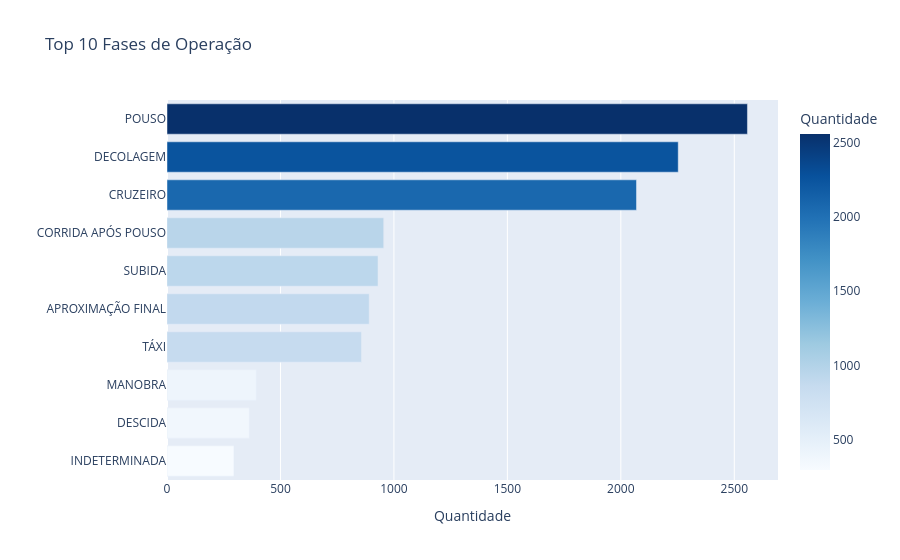
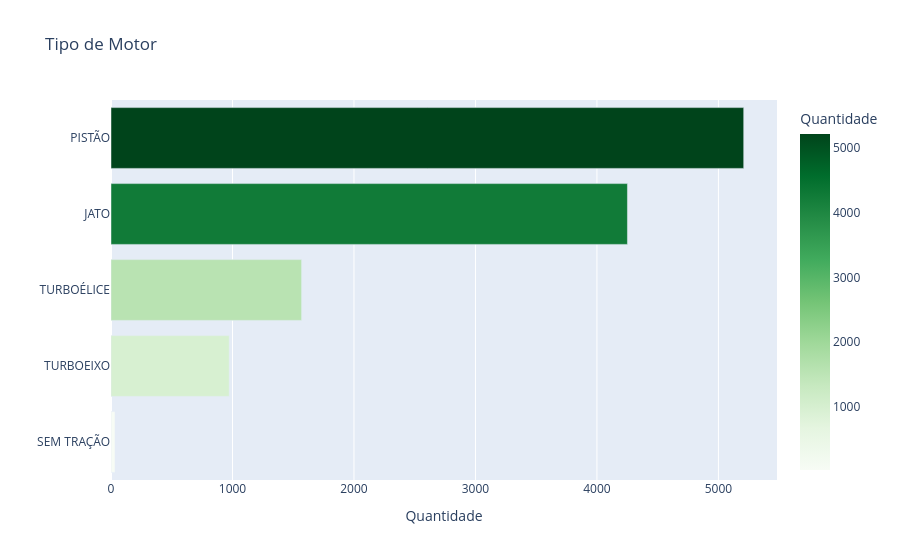
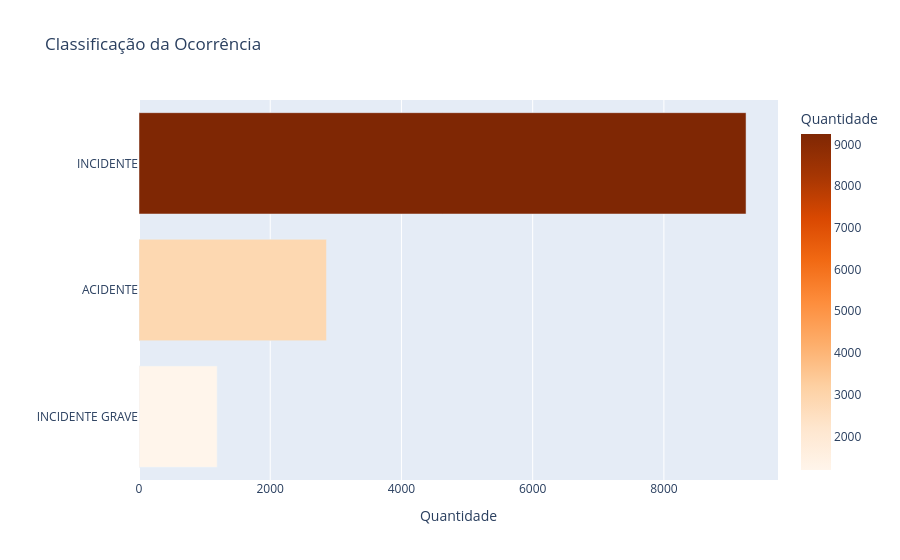

Notebook code for these charts, in order:
### Markdown cell above
### 3.5 — Análise das Features Candidatas

Features com alto percentual de ausentes (> 30–40%), alta cardinalidade ou geradas como consequência da ocorrência são excluídas — as últimas por configurarem leakage (Seção 4.1).

A seleção foi orientada por dois critérios: **cobertura** (proporção de registros não nulos) e **precedência temporal** — a variável deve existir antes da ocorrência, evitando *data leakage* [4].

### Code cell
fase_counts = df['aeronave_fase_operacao'].value_counts().head(10).reset_index()
fase_counts.columns = ['fase', 'count']

motor_counts = df['aeronave_motor_tipo'].value_counts().head(8).reset_index()
motor_counts.columns = ['motor', 'count']

class_counts = df['ocorrencia_classificacao'].value_counts().reset_index()
class_counts.columns = ['classificacao', 'count']

fig1 = px.bar(
    fase_counts, x='count', y='fase', orientation='h',
    title='Top 10 Fases de Operação',
    labels={'count': 'Quantidade', 'fase': ''},
    color='count', color_continuous_scale='Blues'
)
fig1.update_layout(yaxis=dict(autorange='reversed'))
fig1.show()

fig2 = px.bar(
    motor_counts, x='count', y='motor', orientation='h',
    title='Tipo de Motor',
    labels={'count': 'Quantidade', 'motor': ''},
    color='count', color_continuous_scale='Greens'
)
fig2.update_layout(yaxis=dict(autorange='reversed'))
fig2.show()

fig3 = px.bar(
    class_counts, x='count', y='classificacao', orientation='h',
    title='Classificação da Ocorrência',
    labels={'count': 'Quantidade', 'classificacao': ''},
    color='count', color_continuous_scale='Oranges'
)
fig3.update_layout(yaxis=dict(autorange='reversed'))
fig3.show()

### Figure 1 — Plotly figure (JSON) as saved in the notebook; plotly's stock layout.template omitted (floating-point values rounded to 4 significant figures)
{"data": [{"hovertemplate": "Quantidade=%{marker.color}<br>=%{y}<extra></extra>", "legendgroup": "", "marker": {"color": [2558, 2253, 2069, 955, 930, 891, 857, 394, 363, 295], "coloraxis": "coloraxis", "pattern": {"shape": ""}}, "name": "", "orientation": "h", "showlegend": false, "textposition": "auto", "type": "bar", "x": [2558, 2253, 2069, 955, 930, 891, 857, 394, 363, 295], "xaxis": "x", "y": ["POUSO", "DECOLAGEM", "CRUZEIRO", "CORRIDA APÓS POUSO", "SUBIDA", "APROXIMAÇÃO FINAL", "TÁXI", "MANOBRA", "DESCIDA", "INDETERMINADA"], "yaxis": "y"}], "layout": {"barmode": "relative", "coloraxis": {"autocolorscale": false, "colorbar": {"title": {"text": "Quantidade"}}, "colorscale": [[0, "rgb(247,251,255)"], [0.125, "rgb(222,235,247)"], [0.25, "rgb(198,219,239)"], [0.375, "rgb(158,202,225)"], [0.5, "rgb(107,174,214)"], [0.625, "rgb(66,146,198)"], [0.75, "rgb(33,113,181)"], [0.875, "rgb(8,81,156)"], [1, "rgb(8,48,107)"]]}, "legend": {"tracegroupgap": 0}, "title": {"text": "Top 10 Fases de Operação"}, "xaxis": {"anchor": "y", "domain": [0, 1], "title": {"text": "Quantidade"}}, "yaxis": {"anchor": "x", "autorange": "reversed", "domain": [0, 1], "title": {"text": ""}}}}

### Figure 2 — Plotly figure (JSON) as saved in the notebook; plotly's stock layout.template omitted (floating-point values rounded to 4 significant figures)
{"data": [{"hovertemplate": "Quantidade=%{marker.color}<br>=%{y}<extra></extra>", "legendgroup": "", "marker": {"color": [5208, 4251, 1569, 973, 33], "coloraxis": "coloraxis", "pattern": {"shape": ""}}, "name": "", "orientation": "h", "showlegend": false, "textposition": "auto", "type": "bar", "x": [5208, 4251, 1569, 973, 33], "xaxis": "x", "y": ["PISTÃO", "JATO", "TURBOÉLICE", "TURBOEIXO", "SEM TRAÇÃO"], "yaxis": "y"}], "layout": {"barmode": "relative", "coloraxis": {"autocolorscale": false, "colorbar": {"title": {"text": "Quantidade"}}, "colorscale": [[0, "rgb(247,252,245)"], [0.125, "rgb(229,245,224)"], [0.25, "rgb(199,233,192)"], [0.375, "rgb(161,217,155)"], [0.5, "rgb(116,196,118)"], [0.625, "rgb(65,171,93)"], [0.75, "rgb(35,139,69)"], [0.875, "rgb(0,109,44)"], [1, "rgb(0,68,27)"]]}, "legend": {"tracegroupgap": 0}, "title": {"text": "Tipo de Motor"}, "xaxis": {"anchor": "y", "domain": [0, 1], "title": {"text": "Quantidade"}}, "yaxis": {"anchor": "x", "autorange": "reversed", "domain": [0, 1], "title": {"text": ""}}}}

### Figure 3 — Plotly figure (JSON) as saved in the notebook; plotly's stock layout.template omitted (floating-point values rounded to 4 significant figures)
{"data": [{"hovertemplate": "Quantidade=%{marker.color}<br>=%{y}<extra></extra>", "legendgroup": "", "marker": {"color": [9252, 2857, 1192], "coloraxis": "coloraxis", "pattern": {"shape": ""}}, "name": "", "orientation": "h", "showlegend": false, "textposition": "auto", "type": "bar", "x": [9252, 2857, 1192], "xaxis": "x", "y": ["INCIDENTE", "ACIDENTE", "INCIDENTE GRAVE"], "yaxis": "y"}], "layout": {"barmode": "relative", "coloraxis": {"autocolorscale": false, "colorbar": {"title": {"text": "Quantidade"}}, "colorscale": [[0, "rgb(255,245,235)"], [0.125, "rgb(254,230,206)"], [0.25, "rgb(253,208,162)"], [0.375, "rgb(253,174,107)"], [0.5, "rgb(253,141,60)"], [0.625, "rgb(241,105,19)"], [0.75, "rgb(217,72,1)"], [0.875, "rgb(166,54,3)"], [1, "rgb(127,39,4)"]]}, "legend": {"tracegroupgap": 0}, "title": {"text": "Classificação da Ocorrência"}, "xaxis": {"anchor": "y", "domain": [0, 1], "title": {"text": "Quantidade"}}, "yaxis": {"anchor": "x", "autorange": "reversed", "domain": [0, 1], "title": {"text": ""}}}}
